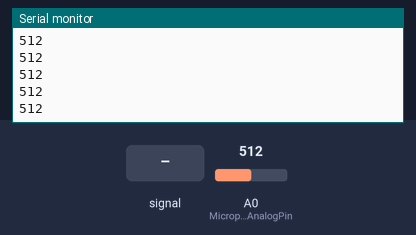
This sketch was run on a simulated Arduino Uno, built with avr-gcc and run on an emulated ATmega328P. Parts: the last lines printed to the serial monitor. Inputs (shaded band) come from the test bench; at power-on: A0 (MicrophoneAnalogPin) = 512.

Above: at 1.2 s.
1.3 s: A0 (MicrophoneAnalogPin) fed a 200 Hz sine of ±81 counts around its level
At 1.31 s:
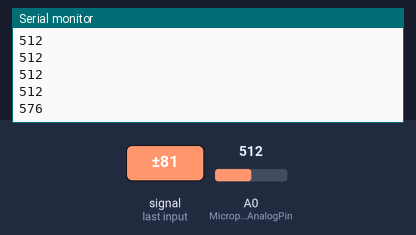
2.8 s: A0 (MicrophoneAnalogPin) set to 716
At 2.81 s:
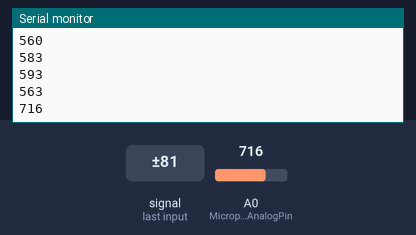
4.3 s: A0 (MicrophoneAnalogPin) fed a 1000 Hz sine of ±255 counts around its level
At 4.31 s:
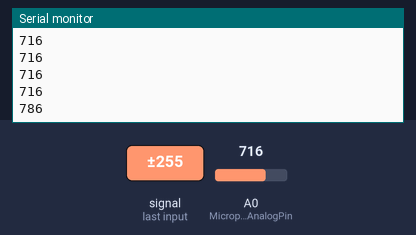
5.8 s: A0 (MicrophoneAnalogPin) set to 900
At 5.81 s:
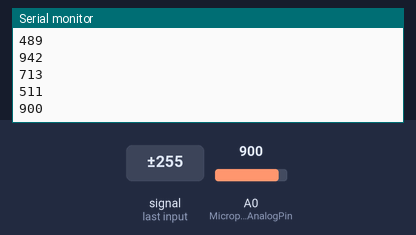
Timing chart, 0 to 8.3 s (numbered marks = the images above; inputs shaded):
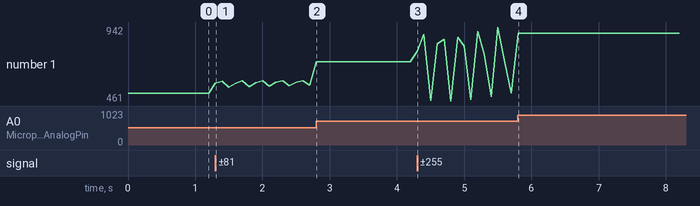

Measured:
- after the input at 1.3 s, the serial monitor: prints a new line at once (image 1)
- after the input at 2.8 s, the serial monitor: prints a new line at once (image 2)
- after the input at 4.3 s, the serial monitor: prints a new line at once (image 3)
- after the input at 5.8 s, the serial monitor: prints a new line at once (image 4)
- plotted number 1: 512 → 563 after the input at 1.3 s, 563 → 716 after the input at 2.8 s, 716 → 511 after the input at 4.3 s, 511 → 900 after the input at 5.8 s

The sketch:

07_microphone.ino
```cpp
// https://www.youtube.com/watch?v=bMs5J4bJOD0
// https://www.dfrobot.com/product-2357.html

int MicrophoneAnalogPin = 0;


void setup() {
  // Debug output on serial port; Used for Serial.println("blah blah");
  Serial.begin(9600);
}

unsigned long NextPrint = 0;

void loop() {
  unsigned long curTime = millis();

  if (curTime >= NextPrint) {
    int level = analogRead(MicrophoneAnalogPin);
    Serial.println(level);

    NextPrint = millis() + 100;
  }
}
```
